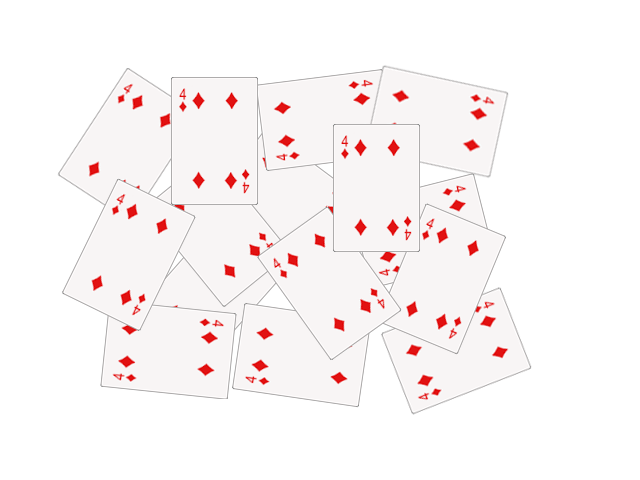
#> input picture seminars/seminar_06/data/cards.png, 640 x 480 px
$ jupyter execute Seminar_6.ipynb   (older library calls are emulated)
#> lines starting #> are read from the running program, lines starting #| are printed output that depends on the picture; after the words box and inside, x2 and y2 are one past the last pixel; in counts of white or black regions, pixels touching at a corner belong together
# Семинар 6 - Классические алгоритмы сегментации изображения и обнаружения объектов

**Данный семинар содержит ДЗ**

***

[cell 1]
import random as rng

import cv2
import numpy as np
import matplotlib.pyplot as plt

rng.seed(12345)

[cell 2]
# !mkdir -p data
# !wget https://github.com/opencv/opencv/raw/4.x/samples/data/cards.png -O data/cards.png

# Image Segmentation with Distance Transform and Watershed Algorithm

Источник - https://docs.opencv.org/3.4/d2/dbd/tutorial_distance_transform.html

В этом семинаре вы узнаете, как:

- Использовать `cv2.filter2D`, чтобы выполнить фильтрацию Лапласа для повышения резкости изображения.
- Использовать `cv2.distanceTransform`, чтобы получить производное представление двоичного изображения, где значение каждого пикселя заменяется его расстоянием до ближайшего пикселя фона.
- Использовать `cv2.watershed`, чтобы изолировать объекты на изображении от фона.

[cell 3]
img_src = cv2.cvtColor(cv2.imread("data/cards.png"), cv2.COLOR_BGR2RGB)
plt.imshow(img_src);

[cell 4]
# Change the background from white to black, since that will help later to extract
# better results during the use of Distance Transform
img = img_src.copy()
img[np.all(img == 255, axis=2)] = 0

plt.imshow(img);

[cell 5]
# Create a kernel that we will use to sharpen our image
# an approximation of second derivative, a quite strong kernel
kernel = np.array(
    [[  1,  1,  1],
     [  1, -8,  1],
     [  1,  1,  1]], dtype=np.float32)
# do the laplacian filtering as it is
# well, we need to convert everything in something more deeper then CV_8U
# because the kernel has some negative values,
# and we can expect in general to have a Laplacian image with negative values
# BUT a 8bits unsigned int (the one we are working with) can contain values from 0 to 255
# so the possible negative number will be truncated
imgLaplacian = cv2.filter2D(img, cv2.CV_32F, kernel)
sharp = np.float32(img)
imgResult = sharp - imgLaplacian

# convert back to 8bits gray scale
imgResult = np.clip(imgResult, 0, 255)
imgResult = imgResult.astype('uint8')
imgLaplacian = np.clip(imgLaplacian, 0, 255)
imgLaplacian = np.uint8(imgLaplacian)

plt.figure(figsize=(10, 5))
plt.subplot(121)
plt.imshow(imgLaplacian)
plt.title('Laplacian')
plt.subplot(122)
plt.imshow(imgResult)
plt.title('New Sharped Image');

### Бинаризация изображения

[cell 6]
# Create binary image from source image
bw = cv2.cvtColor(imgResult, cv2.COLOR_BGR2GRAY)
_, bw = cv2.threshold(bw, 40, 255, cv2.THRESH_BINARY | cv2.THRESH_OTSU)
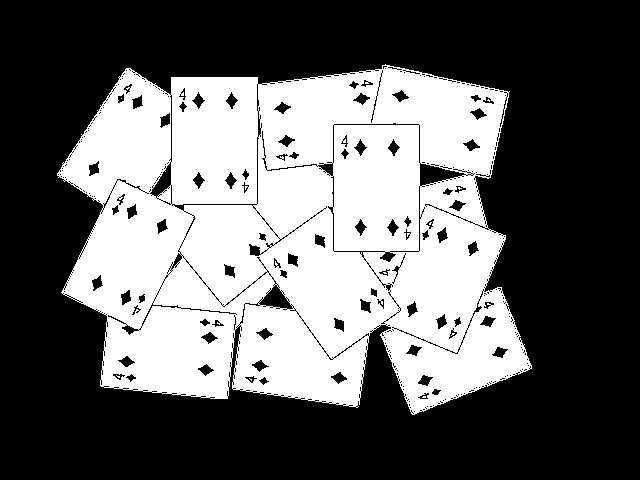
#> bw: shape (480, 640); 38.9% white; 10 white regions (9 under 20 px), largest, box (x1, y1, x2, y2) and area: (57, 64, 532, 415) 119477
plt.imshow(bw, cmap="Greys_r");

### Distance transform

[cell 7]
# Perform the distance transform algorithm
dist = cv2.distanceTransform(bw, cv2.DIST_L2, 3)
# Normalize the distance image for range = {0.0, 1.0}
# so we can visualize and threshold it
cv2.normalize(dist, dist, 0, 1.0, cv2.NORM_MINMAX)
plt.imshow(dist, cmap="Greys_r");

[cell 8]
# Threshold to obtain the peaks
# This will be the markers for the foreground objects
_, dist = cv2.threshold(dist, 0.4, 1.0, cv2.THRESH_BINARY)
#> dist: shape (480, 640) float32; values 0 (black) and 1 (white), 7.1% white; 15 white regions (1 under 20 px), largest, box (x1, y1, x2, y2) and area: (94, 228, 165, 280) 2212, (348, 159, 405, 216) 2186, (187, 112, 243, 169) 2179
# Dilate a bit the dist image
kernel1 = np.ones((3,3), dtype=np.uint8)
dist = cv2.dilate(dist, kernel1)
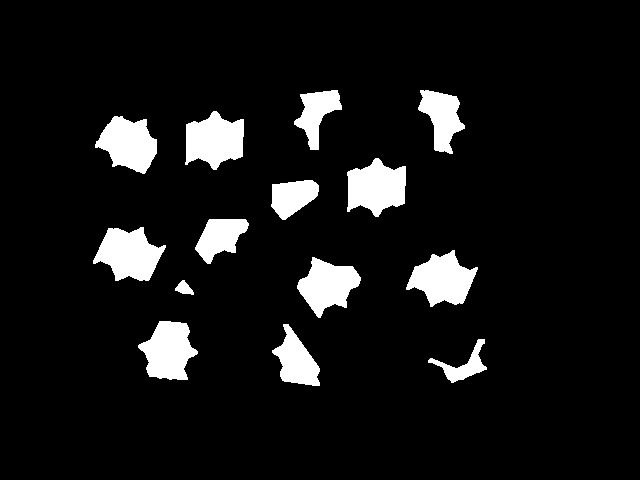
#> dist: shape (480, 640) float32; values 0 (black) and 1 (white), 8.2% white; 14 white regions, largest, box (x1, y1, x2, y2) and area: (93, 227, 166, 281) 2498, (347, 158, 406, 217) 2450, (185, 111, 244, 170) 2442
plt.imshow(dist, cmap="Greys_r");

[cell 9]
# Create the CV_8U version of the distance image
# It is needed for findContours()
dist_8u = dist.astype('uint8')
#> dist_8u: shape (480, 640); values 0 (black) and 1 (white), 8.2% white; 14 white regions
# Find total markers
contours, _ = cv2.findContours(dist_8u, cv2.RETR_EXTERNAL, cv2.CHAIN_APPROX_SIMPLE)
#> contours = 14 contours; largest, box (x1, y1, x2, y2) and area: (93, 227, 166, 281) 2396, (347, 158, 406, 217) 2348, (185, 111, 244, 170) 2340, (406, 250, 478, 307) 2280, (138, 321, 198, 380) 2240
# Create the marker image for the watershed algorithm
markers = np.zeros(dist.shape, dtype=np.int32)
# Draw the foreground markers
for i in range(len(contours)):
    cv2.drawContours(
        markers,   # image
        contours,  # contours list
        i,         # contour index to draw
        (i+1),     # color (fill value)
        -1,        # thickness (if negative - fill the contour)
    )
#> this loop made 14 passes
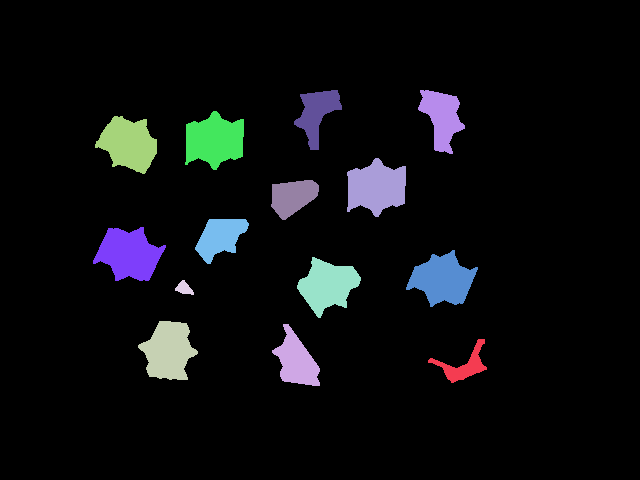
#> markers: shape (480, 640) int32; 15 distinct labels, from 0 to 14; one colour per label, 0 black
# Draw the background marker
cv2.circle(
    markers,        # image
    (5,5),          # center
    3,              # radius
    (255,255,255),  # color
    -1,             # thickness (if negative - fill)
)
#> markers: shape (480, 640) int32; 16 distinct labels, from 0 to 255

markers_8u = (markers * 10).astype('uint8')
plt.imshow(markers_8u, cmap="Greys_r");

### Алгоритм Watershed

[cell 10]
# Perform the watershed algorithm
cv2.watershed(imgResult, markers)

mark = markers.astype('uint8')
mark = cv2.bitwise_not(mark)
# uncomment this if you want to see how the mark
# image looks like at that point
# plt.imshow(mark)
# Generate random colors
colors = []
for contour in contours:
    colors.append((rng.randint(0,256), rng.randint(0,256), rng.randint(0,256)))
#> after the loop, colors = [(213, 5, 152), (188, 99, 138), (223, 82, 191), (63, 221, 133), (89, 95, 181), (46, 211, 85), (75, 105, 39), (97, 174, 164), (12, 234, 173), (13, 212, 1), (3, 83, 91), (146, 50, 212), (54, 93, 192), (119, 168, 20)]
# Create the result image
dst = np.zeros((markers.shape[0], markers.shape[1], 3), dtype=np.uint8)
# Fill labeled objects with random colors
for i in range(markers.shape[0]):
    for j in range(markers.shape[1]):
        index = markers[i,j]
        if index > 0 and index <= len(contours):
            dst[i,j,:] = colors[index-1]
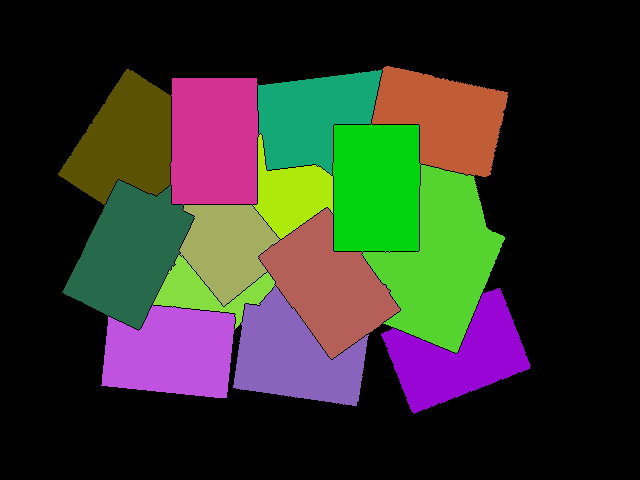
#> dst: shape (480, 640, 3); mean of channels 0, 1, 2 40.2, 50.5, 49.8; drawn as B, G, R

# Visualize the final image
plt.imshow(dst);

[cell 11]
blended = cv2.addWeighted(img_src, 0.5, dst, 0.5, 0.0)
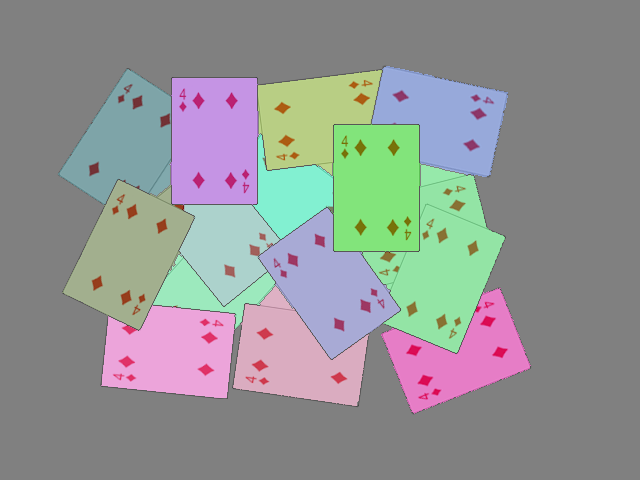
#> blended: shape (480, 640, 3); mean R, G, B 145.7, 148.4, 148.1
plt.imshow(blended);

# Домашнее задание: подсчет количества пальцев

**Это оцениваемое ДЗ**

Вам предлагается реализовать алгоритм, подсчитывающий количество пальцев.

Один из возможных вариантов решения:
- Получить бинаризованное изображение и найти контур руки;
- Построить выпуклый контур функцией `cv2.convexHull` - https://docs.opencv.org/3.4/d7/d1d/tutorial_hull.html
- Найти дефекты выпуклости контура функцией [`cv2.convexityDefects`](https://docs.opencv.org/3.4/d3/dc0/group__imgproc__shape.html#gada4437098113fd8683c932e0567f47ba)
- После некоторой фильтрации дефектов, их число будет напрямую коррелировать с числом пальцев.

**Требования:**
1. Продемонстрируйте работоспособность алгоритма на любом числе пальцев (от 0 до 5).
2. Используйте фото своей руки для демонстрации (предложенное фото лишь для отладки).

[cell 12]
img = cv2.imread('data/hand.jpg')
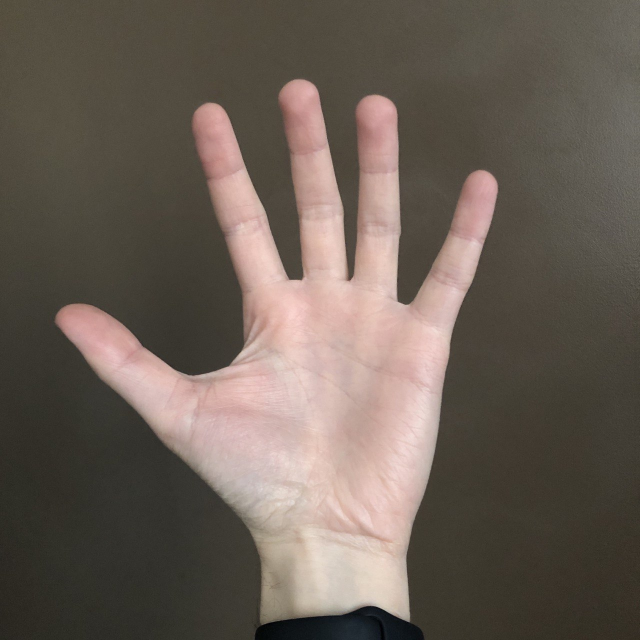
#> input picture seminars/seminar_06/data/hand.jpg, 1280 x 1280 px (shown at 1/2 size)
#> img is the input picture: shape (1280, 1280, 3); mean B, G, R 85.3, 94.7, 105.7
gray = cv2.cvtColor(img, cv2.COLOR_BGR2GRAY)
_, thresh = cv2.threshold(gray, 70, 255, cv2.THRESH_BINARY_INV + cv2.THRESH_OTSU)
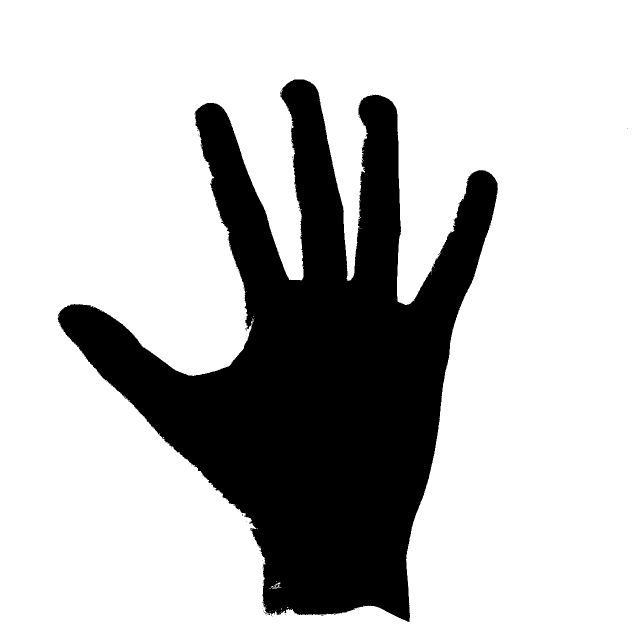
#> thresh: shape (1280, 1280) (shown at 1/2 size); 75.2% white; 50 black regions (49 under 20 px)
plt.imshow(thresh)

[cell 13]
contours, _ = cv2.findContours(thresh, cv2.RETR_TREE, cv2.CHAIN_APPROX_SIMPLE)
#> contours = 129 contours, 127 with area under 20; largest, box (x1, y1, x2, y2) and area: (0, 0, 1280, 1280) 1635841, (114, 158, 997, 1245) 408946

contour_img = img.copy()
cv2.drawContours(contour_img, contours, -1, (0, 255, 0), 4)
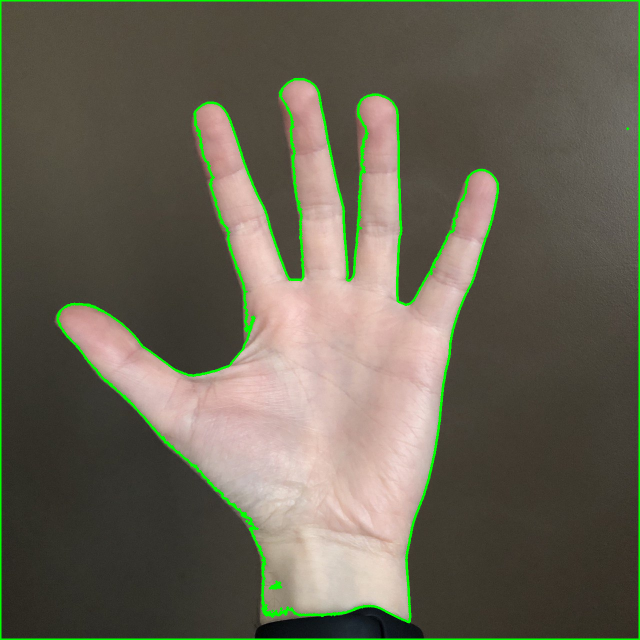
#> contour_img: shape (1280, 1280, 3) (shown at 1/2 size); 2.68% of pixels changed, all inside (x1, y1, x2, y2) = (0, 0, 1280, 1280)
contour_img_rgb = cv2.cvtColor(contour_img, cv2.COLOR_BGR2RGB)
plt.imshow(contour_img_rgb)

[cell 14]
max_area = img.shape[0] * img.shape[1] * 0.9
#> max_area = 1474560
contours = [cnt for cnt in contours if cv2.contourArea(cnt) < max_area]
#> contours = 128 contours, 127 with area under 20; largest, box (x1, y1, x2, y2) and area: (114, 158, 997, 1245) 408946

hand_contour = max(contours, key=cv2.contourArea)
#> hand_contour = contour of 3330 points, box (x1, y1, x2, y2) (114, 158, 997, 1245), area 408946
hull = cv2.convexHull(hand_contour)
#> hull = contour of 34 points, box (x1, y1, x2, y2) (114, 158, 997, 1245), area 642786

contour_img = img.copy()
for i in range(len(hull)):
    pt1 = tuple(hull[i][0])
    pt2 = tuple(hull[(i + 1) % len(hull)][0])  # wrap around
    cv2.line(contour_img, pt1, pt2, (0, 255, 0), 2)
#> this loop made 34 passes
#> (pt1, pt2) on passes 1 to 12: ((588, 158), (608, 158)), ((608, 158), (757, 189)), ((757, 189), (761, 190)), ((761, 190), (769, 193)), ((769, 193), (777, 197)), ((777, 197), (978, 344)), ((978, 344), (982, 347)), ((982, 347), (985, 350)), ((985, 350), (990, 356)), ((990, 356), (995, 366)), ((995, 366), (996, 377)), ((996, 377), (996, 378))
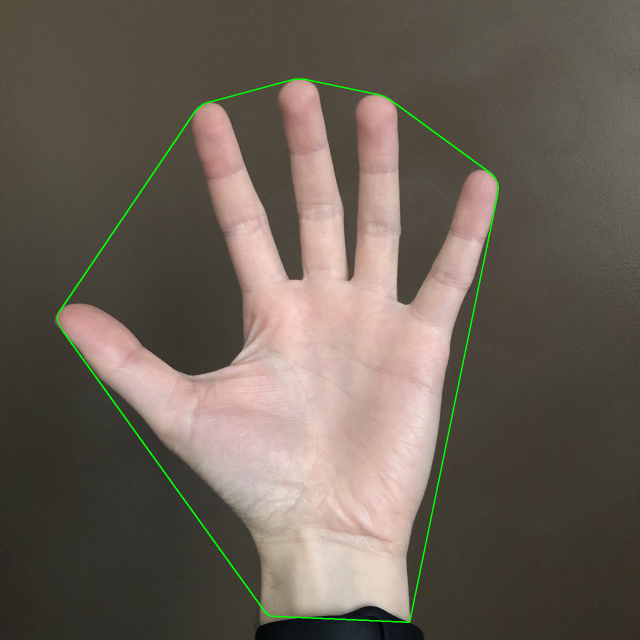
#> contour_img: shape (1280, 1280, 3) (shown at 1/2 size); 0.58% of pixels changed, all inside (x1, y1, x2, y2) = (113, 157, 998, 1246)
plt.imshow(contour_img)

[cell 15]
import math

hull = cv2.convexHull(hand_contour, returnPoints=False)
#> hull = 34 values from 1 to 2777
defects = cv2.convexityDefects(hand_contour, hull)
#> defects = 29 rows, first 6: [2777, 1, 3039, 100286], [2, 464, 173, 96416], [464, 466, 465, 186], [466, 472, 469, 210], [472, 480, 473, 114], [480, 814, 548, 81023]

contour_img = img.copy()
finger_count = 0

if defects is not None:
    for i in range(defects.shape[0]):
        s, e, f, d = defects[i, 0]
        start = tuple(hand_contour[s][0])
        end = tuple(hand_contour[e][0])
        far = tuple(hand_contour[f][0])

        a = np.linalg.norm(np.array(end) - np.array(start))
        b = np.linalg.norm(np.array(far) - np.array(start))
        c = np.linalg.norm(np.array(far) - np.array(end))
        angle = math.acos((b ** 2 + c ** 2 - a ** 2) / (2 * b * c + 1e-5))

        if angle < math.pi / 2 and d > 1000:
            finger_count += 1
            cv2.circle(contour_img, far, 8, (0, 0, 255), -1)
            cv2.line(contour_img, start, end, (255, 0, 0), 2)

        # рисуем линию между началом и концом
        cv2.line(contour_img, start, end, [255, 0, 0], 2)
        # рисуем точку дефекта (максимальной вогнутости)
        cv2.circle(contour_img, far, 5, [0, 0, 255], -1)
#> this loop made 29 passes
#> (s, e, f, d, start, end, far, a) on passes 1 to 10: (2777, 1, 3039, 100286, (414, 205), (588, 158), (602, 560), 180.2), (2, 464, 173, 96416, (608, 158), (757, 189), (696, 561), 152.2), (464, 466, 465, 186, (757, 189), (761, 190), (758, 190), 4.12), (466, 472, 469, 210, (761, 190), (769, 193), (764, 192), 8.54), (472, 480, 473, 114, (769, 193), (777, 197), (770, 194), 8.94), (480, 814, 548, 81023, (777, 197), (978, 344), (796, 603), 249), (814, 816, 815, 154, (978, 344), (982, 347), (981, 347), 5), (817, 819, 818, 164, (985, 350), (990, 356), (985, 351), 7.81), (819, 829, 820, 114, (990, 356), (995, 366), (990, 357), 11.18), (829, 831, 830, 232, (995, 366), (996, 377), (995, 376), 11.05)
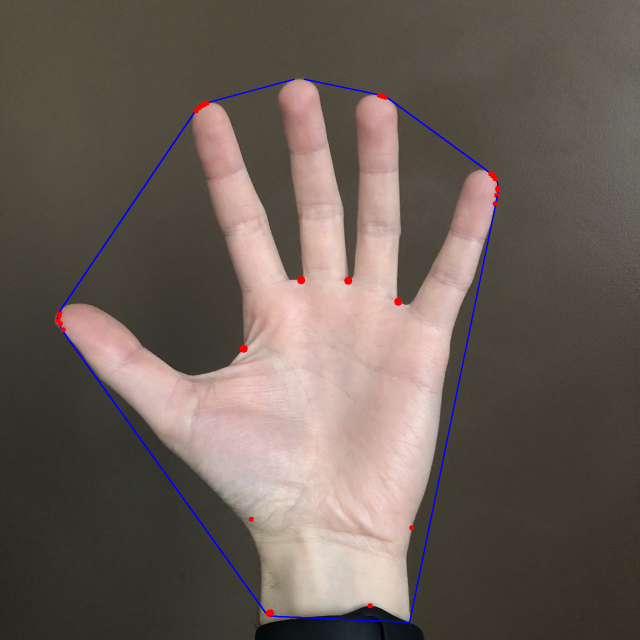
#> contour_img: shape (1280, 1280, 3) (shown at 1/2 size); 0.71% of pixels changed, all inside (x1, y1, x2, y2) = (111, 157, 1001, 1246)
#> after the loop, finger_count = 5

# показываем
plt.figure(figsize=(10, 10))
plt.imshow(cv2.cvtColor(contour_img, cv2.COLOR_BGR2RGB))
plt.title(f"Fingers Found: {finger_count}")
plt.axis("off")
plt.show()
